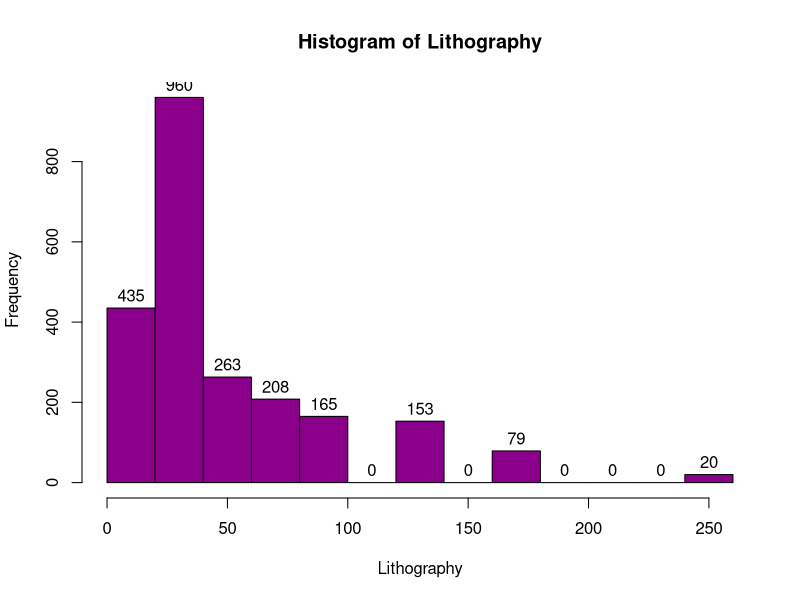
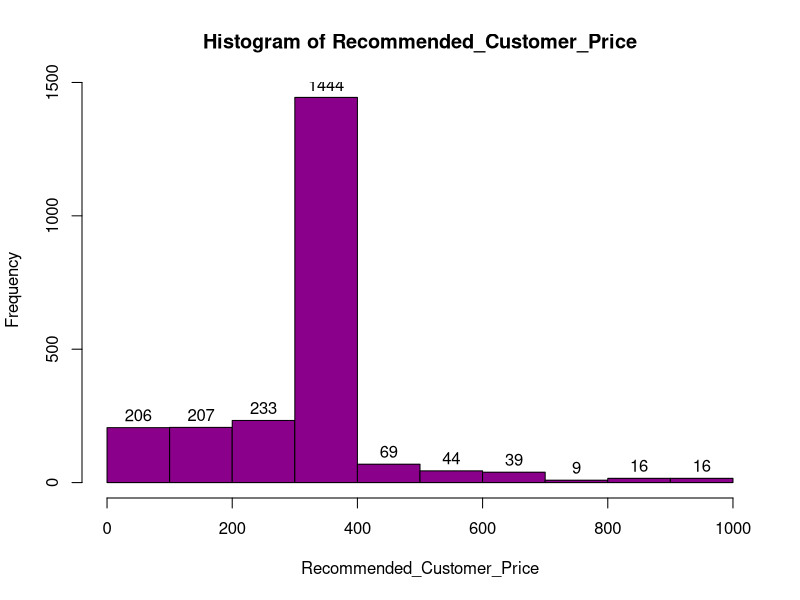
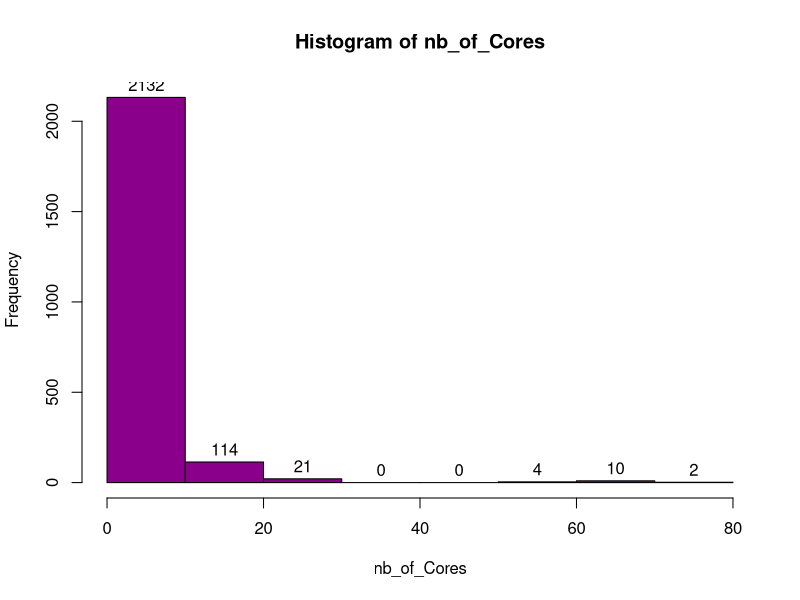
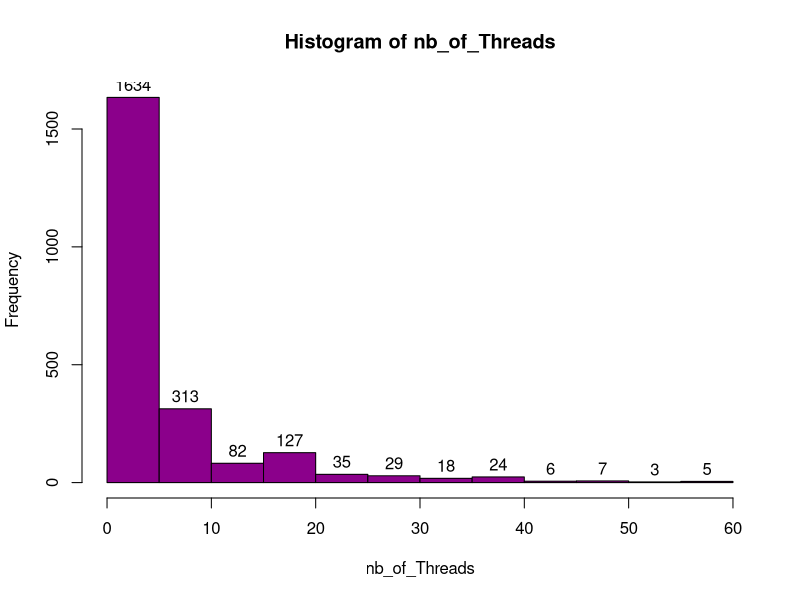
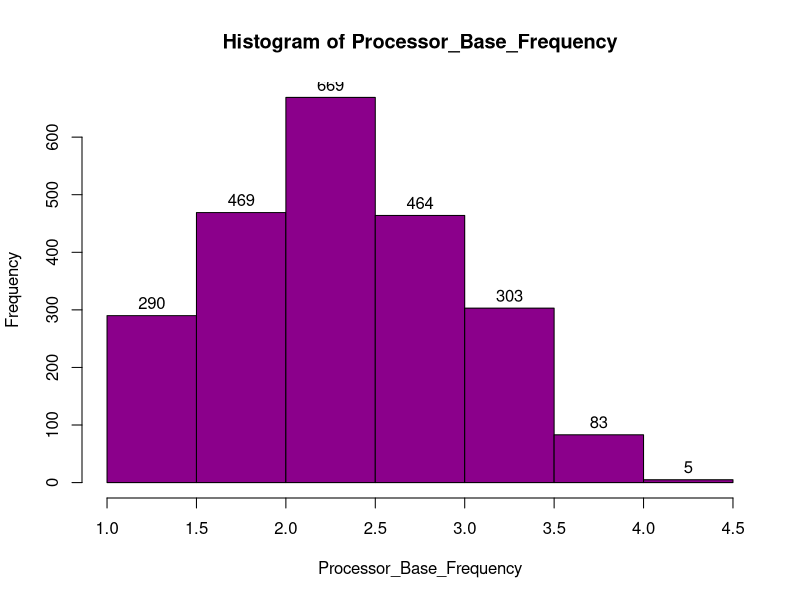
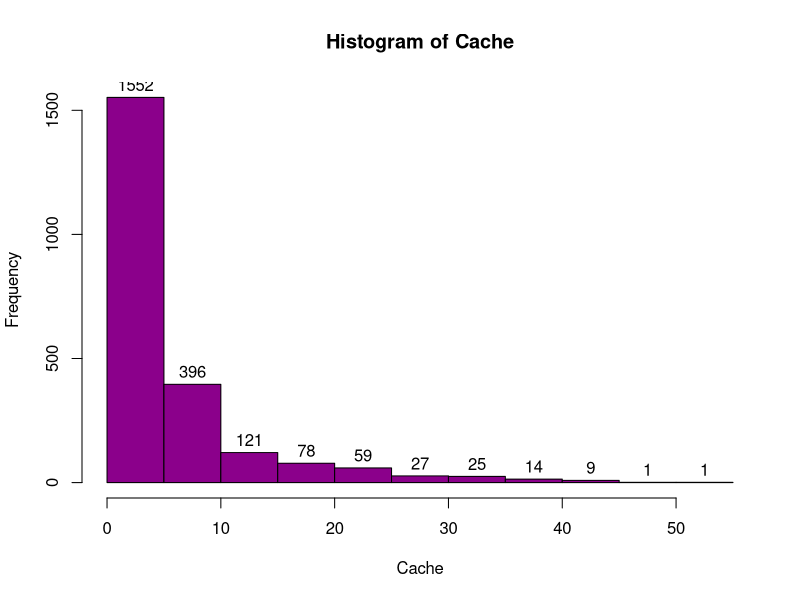
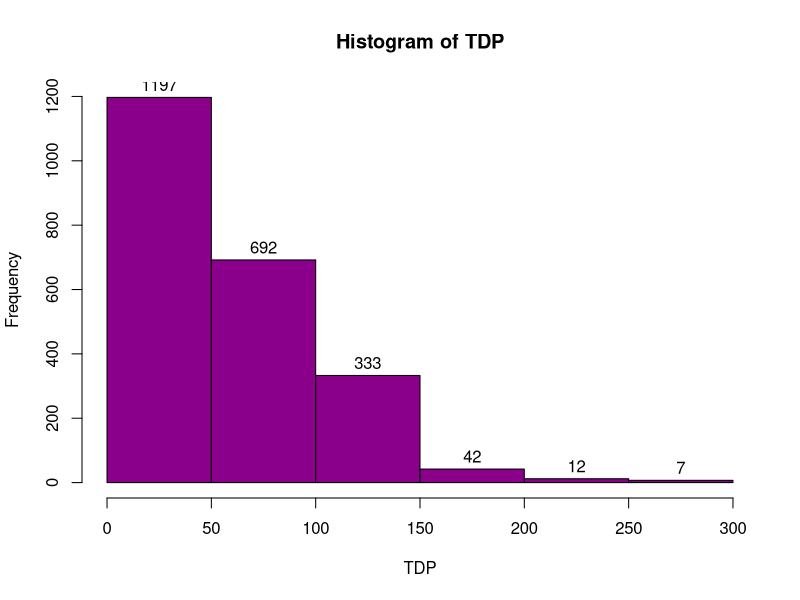
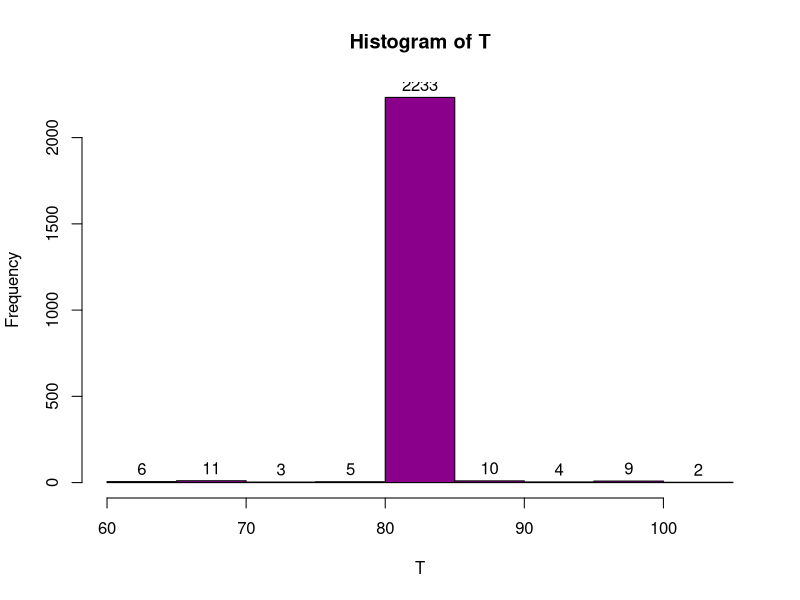

The R source for these figures, in order: (Note: this script raises an error after producing the figures.)
# Install package for first run
# install.packages("stringr")
# install.packages("tidyr")
# install.packages("dplyr")
# install.packages("zoo")
# install.packages("Metrics")
# install.packages("caret")
# install.packages("MASS")
# install.packages("ggplot2")
# install.packages("reshape2")
# install.packages("mltools")
# install.packages("DescTools")
# install.packages("plotly")

# Load packages
# library(stringr)
# library(tidyr)
# library(dplyr)
# library(zoo)
# library(Metrics)
# library(caret)
# library(MASS)
# library(ggplot2)
# library(reshape2)
# library(mltools)
# library(DescTools)
# library(plotly)

# Read datas
CPU = read.csv("./cpus.csv", header = TRUE, na.strings = c("N/A", ""))
CPUAnalyze = CPU[,c("Product_Collection", "Vertical_Segment"
                     , "Processor_Number", "Status", "Launch_Date"
                     , "Lithography", "Recommended_Customer_Price"
                     , "nb_of_Cores", "nb_of_Threads"
                     , "Processor_Base_Frequency", "Cache"
                     , "Bus_Speed", "TDP", "Embedded_Options_Available"
                     , "Max_Memory_Size", "Memory_Types"
                     , "Max_nb_of_Memory_Channels", "T"
                     , "Intel_Hyper_Threading_Technology_"
                     , "Intel_Virtualization_Technology_VTx_"
                     , "Intel_64_", "Instruction_Set"
                     , "Idle_States", "Thermal_Monitoring_Technologies"
                     , "Execute_Disable_Bit")]
# Print summary datas
# print(summary(CPUAnalyze))

########### Tiền xử lý dữ liệu ###########
# Filtering variables
na <- sapply(CPUAnalyze, function(x) sum(is.na(x)) / length(x))
filterColumns <- names(na[na <= 0.25])

# Create new data
CPUFilter <- CPUAnalyze[, filterColumns]
#print(summary(CPUFilter))

### Non handling data
# Vertical_Segment
# Status

### Data handling
# Product_Collection
# CPUFilter$Processor_Collection <- NULL

# Processor_Number
CPUFilter$Processor_Number <- NULL

# Launch_Date
CPUFilter$Launch_Date <- NULL

# Lithography
CPUFilter$Lithography <- as.double(gsub(" nm", "", CPUFilter$Lithography))
# Replace NA with median value
CPUFilter$Lithography[is.na(CPUFilter$Lithography)] = median(CPUFilter$Lithography, na.rm = T)

# Recommended_Customer_Price
CPUFilter$Recommended_Customer_Price <- as.double(sub("\\$", "", CPUFilter$Recommended_Customer_Price))
CPUFilter$Recommended_Customer_Price <- as.double(CPUFilter$Recommended_Customer_Price)
# Replace NA with median value
CPUFilter$Recommended_Customer_Price[is.na(CPUFilter$Recommended_Customer_Price)] = median(CPUFilter$Recommended_Customer_Price, na.rm = T)

# nb_of_Cores
CPUFilter$nb_of_Cores[is.na(CPUFilter$nb_of_Cores)] = median(CPUFilter$nb_of_Cores, na.rm = T)

# nb_of_Threads
CPUFilter$nb_of_Threads[is.na(CPUFilter$nb_of_Threads)] = median(CPUFilter$nb_of_Threads, na.rm = T)

# Processor_Base_Frequency
CPUFilter$Processor_Base_Frequency <- as.double(gsub(" GHz", "", CPUFilter$Processor_Base_Frequency))
# Replace NA with median value
CPUFilter$Processor_Base_Frequency[is.na(CPUFilter$Processor_Base_Frequency)] = median(CPUFilter$Processor_Base_Frequency, na.rm = T)

# Cache
CPUFilter$Cache <- as.double(gsub(" MB .*", "", CPUFilter$Cache))
# Replace NA with median value
CPUFilter$Cache[is.na(CPUFilter$Cache)] = median(CPUFilter$Cache, na.rm = T)
#print(CPUFilter$Cache)

# Bus_Speed
CPUFilter$Bus_Speed <- NULL

# TDP
CPUFilter$TDP <- as.double(gsub(" W", "", CPUFilter$TDP))
# Replace NA with median value
CPUFilter$TDP[is.na(CPUFilter$TDP)] = median(CPUFilter$TDP, na.rm = T)
#print(CPUFilter$Cache)

# Embedded_Options_Available
CPUFilter$Embedded_Options_Available <- NULL

# Conflict_Free
CPUFilter$Conflict_Free <- NULL

# T
CPUFilter$T <- as.double(gsub(" Â°C", "", CPUFilter$T))
# Replace NA with median value
CPUFilter$T[is.na(CPUFilter$T)] = median(CPUFilter$T, na.rm = T)
#print(CPUFilter$Cache)

# Intel_Hyper_Threading_Technology_
# CPUFilter$Intel_Hyper_Threading_Technology_ <- ifelse(CPUFilter$Intel_Hyper_Threading_Technology_ == 'Yes', 1, 0)

# Intel_Virtualization_Technology_VTx_
# CPUFilter$Intel_Virtualization_Technology_VTx_ <- ifelse(CPUFilter$Intel_Virtualization_Technology_VTx_ == 'Yes', 1, 0)

# Intel_64_
# CPUFilter$Intel_64_ <- ifelse(CPUFilter$Intel_64_ == 'Yes', 1, 0)

# Instruction_Set
CPUFilter$Instruction_Set <- NULL

# Idle_States
# CPUFilter$Idle_States <- ifelse(CPUFilter$Idle_States == 'Yes', 1, 0)

# Execute_Disable_Bit
# CPUFilter$Execute_Disable_Bit <- ifelse(CPUFilter$Execute_Disable_Bit == 'Yes', 1, 0)

numericalCol = c("Lithography",
                 "Recommended_Customer_Price",
                 "nb_of_Cores",
                 "nb_of_Threads",
                 "Processor_Base_Frequency",
                 "Cache",
                 "TDP",
                 "T")
nameCol = c("Vertical_Segment",
            "Product_Collection")
boolCol = c("Intel_Hyper_Threading_Technology_",
            "Intel_Virtualization_Technology_VTx_",
            "Intel_64_",
            "Idle_States",
            "Execute_Disable_Bit")
########### Thống kê tả ###########
# Thống kê của dữ liệu số
numCount <- length(CPUFilter[[1]])
numMean <- apply(CPUFilter[,numericalCol], 2, mean)
numMedian <- apply(CPUFilter[,numericalCol], 2, median)
numSd <- apply(CPUFilter[,numericalCol], 2, sd)
numMin <- apply(CPUFilter[,numericalCol], 2, min)
numMax <- apply(CPUFilter[,numericalCol], 2, max)

summaryNumeric <- data.frame(numCount, numMean, numMedian, numSd, numMin, numMax)
colnames(summaryNumeric) <- c("Count", "Mean", "Median", "Sd", "Min", "Max")

for (i in 1:length(numericalCol)) {
  histData <- CPUFilter[[numericalCol[i]]]
  hist(histData,
       main = paste("Histogram of", names(CPUFilter)[which(names(CPUFilter)==numericalCol[i])]),
       labels = TRUE,
       col = "darkmagenta",
       xlab = names(CPUFilter)[which(names(CPUFilter)==numericalCol[i])],
       breaks = 10)
}
# Thống kê dữ liệu tên/mã hiệu
for (i in 1:length(nameCol)) {
  barData <- table(CPUFilter[[nameCol[i]]])
  barplot(barData,
          xlab = names(CPUFilter)[which(names(CPUFilter) == nameCol[i])],
          ylab = "Frequency",
          main = paste("Barplot of", names(CPUFilter)[which(names(CPUFilter)==nameCol[i])]),
          )
}
# Thống kê dữ liệu bool
for (i in 1:length(boolCol)) {
  pieData <- table(CPUFilter[[boolCol[i]]])
  # pieData <- c(pieData[[1]], pieData[[2]])
  # print(c(pieData[[1]], pieData[[2]]))
  pie(pieData, col = c("red", "green"),
      labels = names(pieData),
      radius = -1,
      main = boolCol[i],
      col.main = "black")
}
# Hệ số tương quan
corTable <- cor(CPUFilter[numericalCol])
# Litho - Recommended Price
# ggplot(data = CPUFilter, aes(x = Lithography, y = Recommended_Customer_Price)) +
#   geom_point() +
#   labs(title = "Litho - Recommended Price",
#        x = "Lithography",
#        y = "Recommended_Customer_Price")

# Cores - Threads
ggplot(data = CPUFilter, aes(x = nb_of_Cores, y = nb_of_Threads)) +
  geom_point() +
  geom_smooth(method = "gam") +
  labs(title = "Number of Cores - Threads",
       x = "number of Cores",
       y = "number of Threads")
# Quan sát đồ thị ta có thể thấy 1 core ~ 2 thread (tức dual core) chiếm đa số
# Phần nhỏ ỏ phía sau là do số nhân của dòng Server (>~60 cores) không có số Threads tương ứng được thay thế bằng median của Threads

# TDP - Cores
ggplot(data = CPUFilter, aes(x = nb_of_Cores, y = TDP)) +
  geom_violin() +
  geom_smooth(method = "lm") +
  labs(title = "Relationship between number of Cores - TDP",
       x = "number of Cores",
       y = "TDP")

# TDP - Threads
ggplot(data = CPUFilter, aes(x = nb_of_Threads, y = TDP)) +
  geom_violin() +
  geom_smooth(method = "lm") +
  labs(title = "Relationship between number of Threads - TDP",
       x = "number of Threads",
       y = "TDP")

# Cache - Cores
ggplot(data = CPUFilter, aes(x = nb_of_Cores, y = Cache)) +
  geom_jitter() +
  geom_smooth(method = "lm") +
  labs(title = "Relationship between number of Cores - Cache",
       x = "number of Cores",
       y = "Cache")

# Cache - Threads
ggplot(data = CPUFilter, aes(x = nb_of_Threads, y = Cache)) +
  geom_jitter() +
  geom_smooth(method = "lm") +
  labs(title = "Relationship between number of Cores - Cache",
       x = "number of Threads",
       y = "Cache")

# Processor Base Freq - TDP
ggplot(data = CPUFilter, aes(x = Processor_Base_Frequency, y = TDP)) +
  geom_area() +
  geom_smooth(method = "lm") +
  labs(title = "Relationship between number of Base Frequency - TDP",
       x = "Processor Base Frequency",
       y = "TDP")


########### Thống kê suy diễn ###########
# Anova
anova <- aov(nb_of_Cores~ Vertical_Segment, data=CPUFilter)
summary(anova)
# TukeyHSD(anova)
plot(TukeyHSD(anova))

# Hồi quy tuyến tính Base Freq với Cores và TDP
observerFrame <- data.frame(CPUFilter$Processor_Base_Frequency, CPUFilter$Lithography, CPUFilter$TDP)
colnames(observerFrame) <- c("Processor_Base_Frequency", "Lithography", "TDP")

trainIndices <- createDataPartition(observerFrame, times = 1, p = 0.7, list = FALSE)
trainData <- observerFrame[trainIndices, ]  # 70% for train
testData <- observerFrame[-trainIndices, ]  # 30% for test
# head(trainData)
# nrow(testData)

#----Random forest >>> lm (Linear Regression - Hồi quy tuyến tính)----#
lmModel <- lm(Processor_Base_Frequency~Lithography+TDP, data = trainData)
# summary(lmModel)
# predTrain <- predict(lmModel, newdata = trainData)
# predTest <- predict(lmModel, newdata = testData)
prediction <- predict(lmModel, newdata = trainData)


ggplot(data = observerFrame, aes(x = Lithography, y = TDP)) +
  geom_point(size = 3) +
  geom_smooth(method = "lm", color = 'red', formula = y ~ x) +
  labs(title = "Processor Base Frequency based on Lithography and TDP",
       x = "Lithography (nm)", y = "TDP (W)",
       color = "Blue (Ghz)")

MAE <- mean(abs(prediction - testData$Processor_Base_Frequency))
MSE <- mean((prediction - testData$Processor_Base_Frequency) ^2)

SSR <- sum((prediction - mean(testData$Processor_Base_Frequency)) ^2)
SST <- sum((testData$Processor_Base_Frequency - mean(testData$Processor_Base_Frequency)) ^2)
RSquared <- SSR/SST

print(paste("Sai số tuyệt đối trung bình:", MAE))
print(paste("Sai số toàn phương trung bình:", MSE))
print(paste("R Bình Phương:", RSquared))
